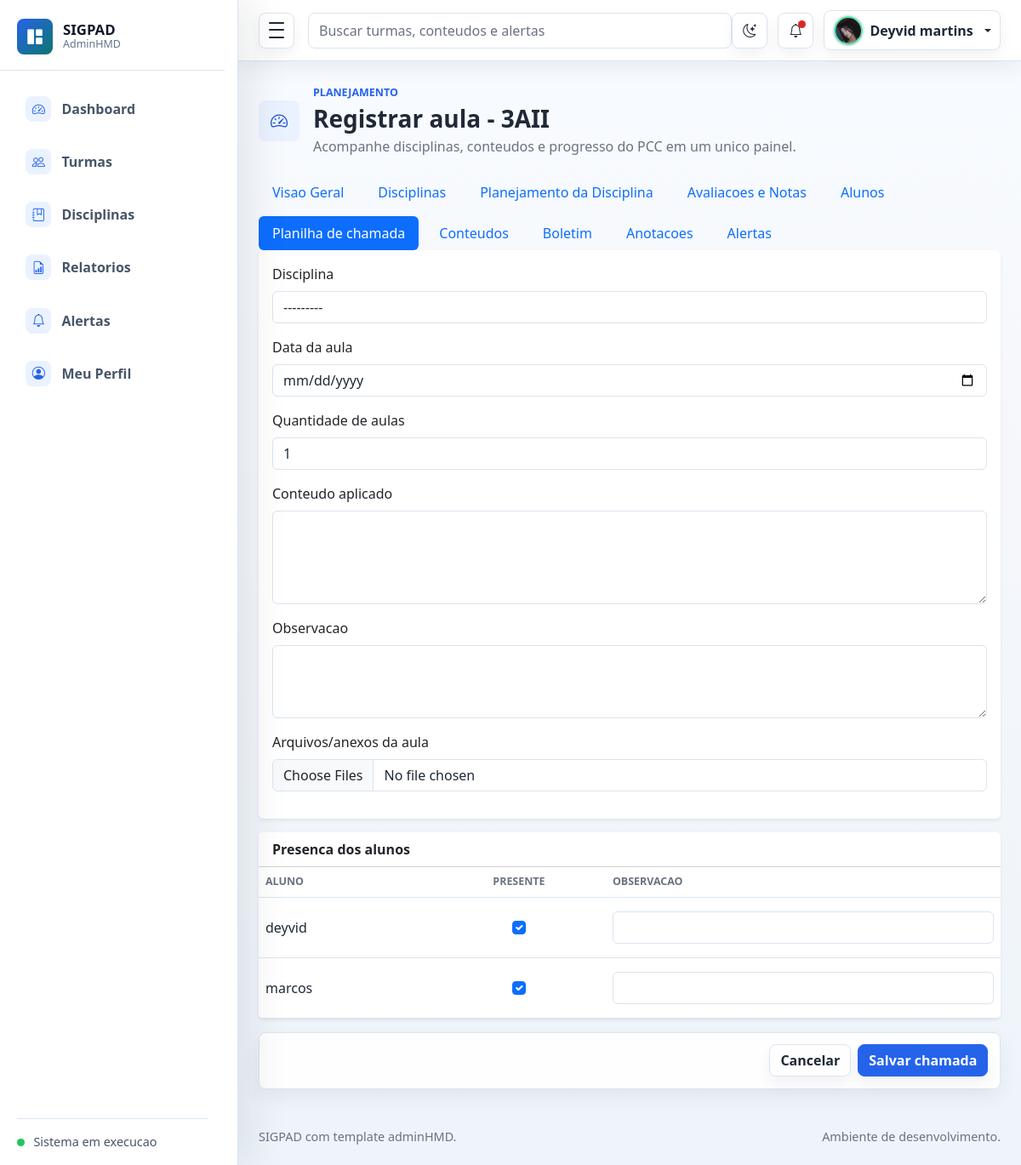
Page /turmas/3/chamada/nova/ (signed in) on the earlier database version.
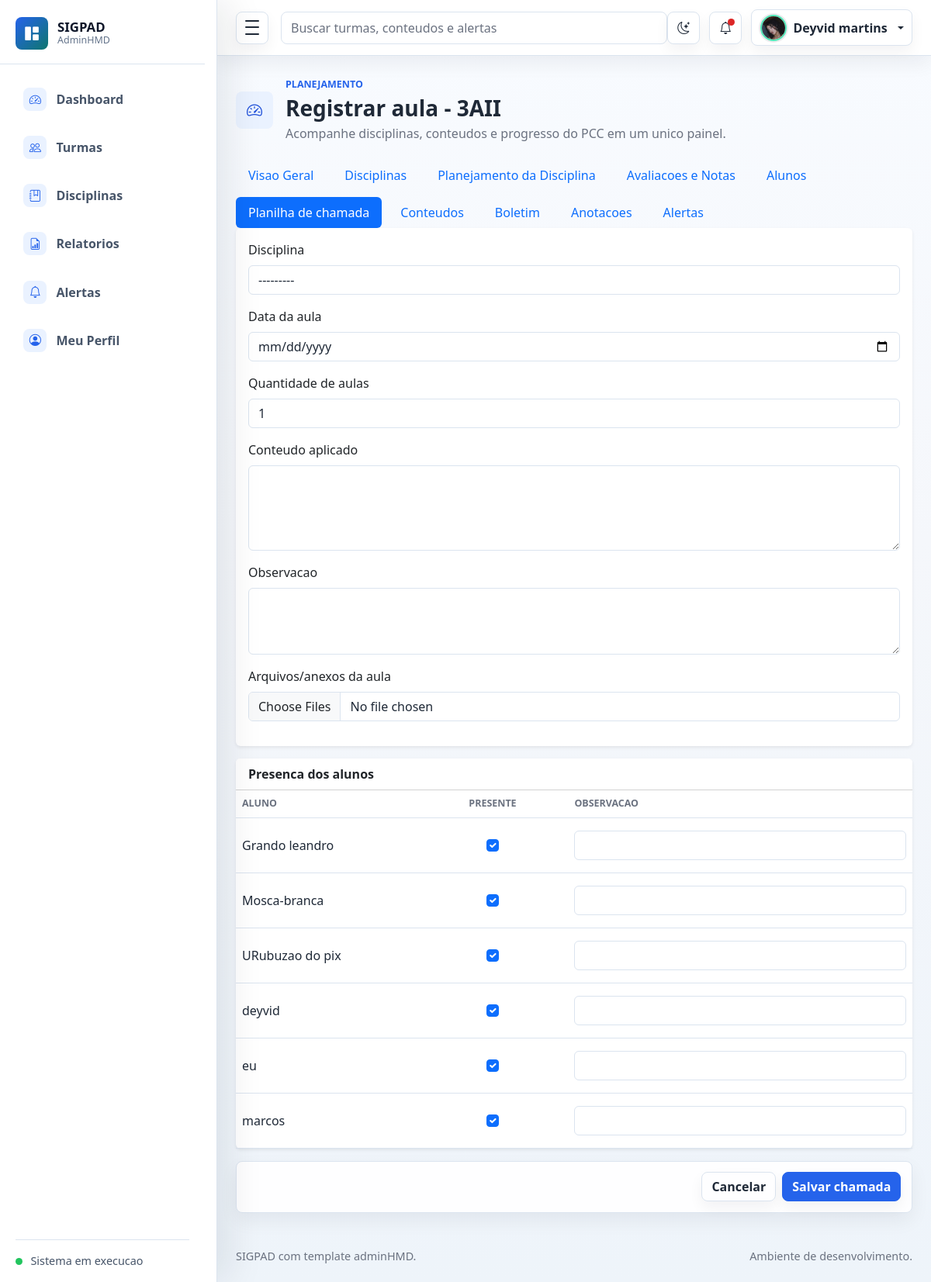
Same page on the later database version.
### planejamento/models.py (models this page shows, shortened)
class Aluno(models.Model):
    turma = models.ForeignKey(Turma, verbose_name='turma', on_delete=models.CASCADE, related_name='alunos')
    nome = models.CharField('nome', max_length=150)
    matricula = models.CharField('matricula', max_length=50, blank=True, null=True)
    ativo = models.BooleanField('ativo', default=True)
    created_at = models.DateTimeField('criado em', auto_now_add=True)
    class Meta:
        verbose_name = 'Aluno'
        verbose_name_plural = 'Alunos'
        ordering = ['nome']

### planejamento/views.py (the view, shortened to what this page needs)
# urls.py: path('turmas/<int:turma_id>/chamada/nova/', views.registrar_aula, name='registrar_aula'),
@login_required
def registrar_aula(request, turma_id):
    turma = get_object_or_404(Turma, id=turma_id, professor=request.user)
    form = AulaForm(request.POST or None, request.FILES or None, turma=turma)
    linhas = _linhas_presenca_aula(turma)
    return render(request, 'turmas/aula_form.html', {'turma': turma, 'form': form, 'linhas': linhas, 'acao': 'Registrar aula'})

### planejamento/forms.py (shortened to what this page needs)
class AulaForm(BootstrapModelForm):
    anexos = MultipleFileField(label='Arquivos/anexos da aula', required=False)
    class Meta:
        model = Aula
        fields = ['disciplina', 'data', 'quantidade_aulas', 'conteudo_aplicado', 'observacao']
        widgets = {
            'data': forms.DateInput(attrs={'type': 'date'}, format='%Y-%m-%d'),
            'conteudo_aplicado': forms.Textarea(attrs={'rows': 4}),
            'observacao': forms.Textarea(attrs={'rows': 3}),
        }
    def __init__(self, *args, **kwargs):
        turma = kwargs.pop('turma', None)
        super().__init__(*args, **kwargs)
        if turma is not None:
            self.fields['disciplina'].queryset = Disciplina.objects.filter(turma=turma)

### planejamento/context_processors.py (called while the page is built)
def perfil_usuario_logado(request):
    if not request.user.is_authenticated:
        return {'perfil_usuario_logado': None}
    perfil, _ = PerfilUsuario.objects.get_or_create(usuario=request.user)
    alertas = Alerta.objects.filter(usuario=request.user, lido=False)
    return {
        'perfil_usuario_logado': perfil,
        'alertas_nao_lidos_navbar': alertas.count(),
        'alertas_navbar': alertas_gerais_usuario(request.user),
    }

### templates/turmas/aula_form.html (shortened to what this page needs)
{% extends 'base.html' %}
{% block page_title %}{{ acao }} - {{ turma.nome }}{% endblock %}
{% block turma_subnav %}
{% include 'turmas/_submenu.html' %}
{% endblock %}
{% block content %}
<form method="post" enctype="multipart/form-data">
    <section class="card border-0 shadow-sm mb-3">
        <div class="card-body">
            {% for field in form %}
                <div class="mb-3">
                    <label class="form-label" for="{{ field.id_for_label }}">{{ field.label }}</label>
                    {{ field }}
                </div>
            {% endfor %}
        </div>
    </section>
    <section class="card border-0 shadow-sm">
        <div class="card-header bg-white fw-semibold">Presenca dos alunos</div>
        <div class="table-responsive">
            <table class="table table-hover align-middle mb-0">
                <thead>
                    <tr>
                        <th>Aluno</th>
                        <th class="text-center">Presente</th>
                        <th>Observacao</th>
                    </tr>
                </thead>
                <tbody>
                    {% for linha in linhas %}
                        <tr>
                            <td>{{ linha.aluno.nome }}</td>
                            <td class="text-center">
                                <input class="form-check-input" type="checkbox" name="presente_{{ linha.aluno.id }}" {% if linha.presenca is None or linha.presenca.presente %}checked{% endif %}>
                            </td>
                            <td>
                                <input class="form-control" type="text" name="observacao_{{ linha.aluno.id }}" value="{% if linha.presenca %}{{ linha.presenca.observacao|default:'' }}{% endif %}">
                            </td>
                        </tr>
                    {% empty %}
                        <tr>
                            <td colspan="3" class="text-center text-muted py-4">Nenhum aluno ativo cadastrado.</td>
                        </tr>
                    {% endfor %}
                </tbody>
            </table>
        </div>
    </section>
    <div class="sticky-save-bar d-flex justify-content-end gap-2 mt-3">
        <a href="{% url 'chamada_turma' turma.id %}" class="btn btn-outline-secondary">Cancelar</a>
        <button type="submit" class="btn btn-primary">Salvar chamada</button>
    </div>
</form>
{% endblock %}

Differences in the rows shown:
added Aluno: aluno.nome "Grando leandro", aluno.id "☑"
added Aluno: aluno.nome "Mosca-branca", aluno.id "☑"
added Aluno: aluno.nome "URubuzao do pix", aluno.id "☑"
added Aluno: aluno.nome "eu", aluno.id "☑"
